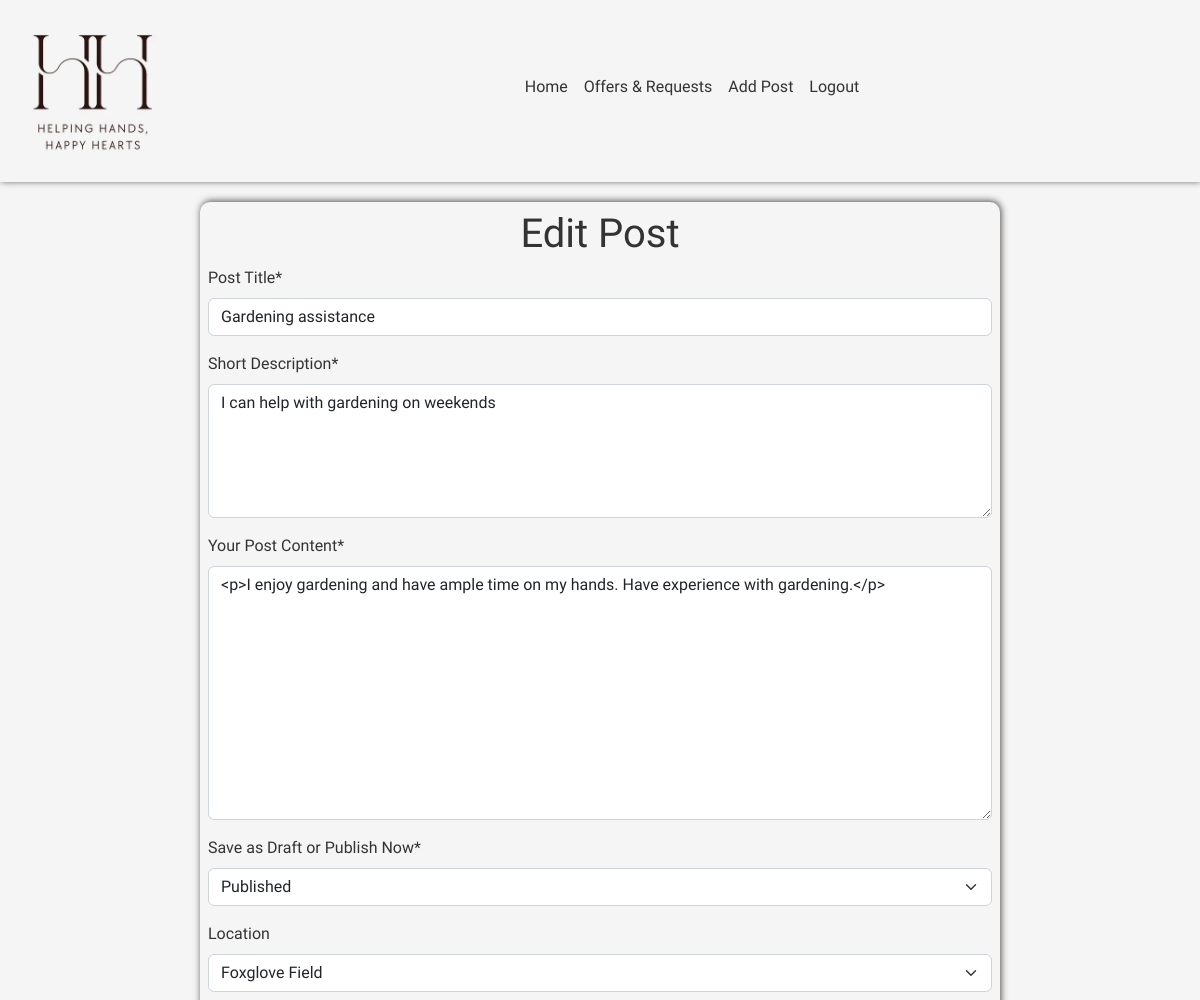
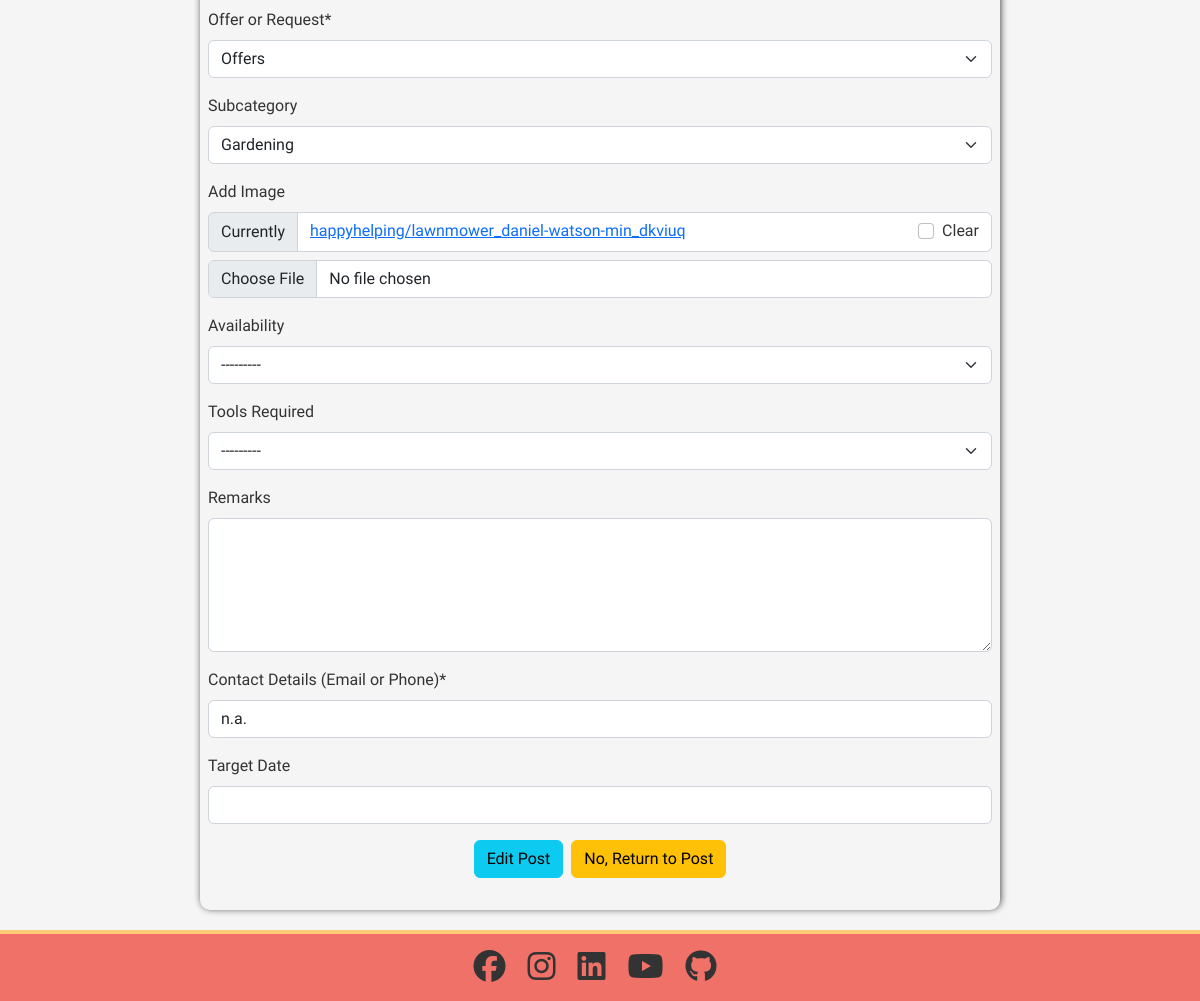
Page /board/edit/gardening-assistance/ (signed in) on the committed database (2 pictures, top to bottom).
### board/models.py (models this page shows, shortened)
class Post(models.Model):
    author = models.ForeignKey(
        User, related_name="post_owner", on_delete=models.CASCADE
    )
    title = models.CharField(max_length=40, null=False, blank=False)
    slug = AutoSlugField(populate_from="title", always_update=True, unique=True)
    excerpt = models.CharField(max_length=100, null=False, blank=False)
    content = RichTextField(max_length=5000, null=False, blank=False)
    published_date = models.DateTimeField(auto_now_add=True)
    edited_date = models.DateTimeField(auto_now=True)
    status = models.IntegerField(choices=STATUS, default=0)
    location = models.ForeignKey(
        Location,
        related_name="post_location",
        null=True,
        blank=True,
        on_delete=models.SET_NULL,
    )
    category = models.ForeignKey(
        Category,
        related_name="post_category",
        null=False,
        blank=False,
        on_delete=models.CASCADE,
    )
    subcategory = models.ForeignKey(
        Subcategory,
        related_name="post_subcategory",
        null=True,
        blank=True,
        on_delete=models.SET_NULL,
    )
    post_image = ResizedImageField(
        size=[400, None],
        upload_to="happyhelping/",
        null=True,
        blank=True,
        quality=75,
        force_format="webp",
    )
    availability = models.CharField(
        max_length=20, choices=AVAILABILITY_CHOICES, null=True, blank=True
    )
    tools_required = models.CharField(
        max_length=50, choices=TOOLS_REQUIRED, null=True, blank=True
    )
    remarks = models.TextField(max_length=250, null=True, blank=True)
    contact_details = models.CharField(max_length=250, null=False, blank=False)
    target_date = models.DateField(null=True, blank=True)
    likes = models.ManyToManyField(User, blank=True, related_name="liked_post")
    class Meta:
        ordering = ["-published_date"]

class Location(models.Model):
    LOCATION = [
        ("AA", "Arkenstone Avenue"),
        ("BB", "Buckleberry Bend"),
        ("CC", "Cobblestone Crossing"),
        ("EE", "Elderberry End"),
        ("FF", "Foxglove Field"),
        ("HH", "Harvest Hollow"),
        ("MM", "Marigold Mews"),
        ("OO", "Old Oak End"),
        ("PP", "Primrose Path"),
        ("RR", "Redleaf Rise"),
        ("SS", "Shirebrook Springs"),
        ("WW", "Windrush Way"),
    ]
    location = models.CharField(max_length=50, choices=LOCATION)
    def __str__(self):
        return (
            self.get_location_display()
        )  # get_location_display returns "human-readable" value

### board/views.py (the view, shortened to what this page needs)
# urls.py: path("edit/<slug:slug>/", views.EditPost.as_view(), name="edit_post"),
class EditPost(LoginRequiredMixin, UserPassesTestMixin, UpdateView):
    template_name = "board/edit_post.html"
    model = Post
    form_class = PostForm
    def test_func(self):
        return self.request.user == self.get_object().author
    def get_context_data(self, **kwargs):
        kwargs.update({"post": self.object})
        return super(EditPost, self).get_context_data(**kwargs)

### board/models.py (called while the page is built)
    def __str__(self):
        return (
            self.get_category_display()
        )  # get_category_display returns "human-readable" value

    def __str__(self):
        return (
            self.get_subcategory_display()
        )  # get_subcategory_display returns "human-readable" value

### board/templates/board/edit_post.html (shortened to what this page needs)
{% extends 'base.html' %}
{% load i18n %}
{% load crispy_forms_tags %}
{% block content %}
<div class="container-fluid">
    <div class="row">
        <div class="col-xs-12 col-sm-10 col-xl-8 form p-2">
            <form method="POST" enctype="multipart/form-data">
                <h1 class="text-center">Edit Post</h1>
                {{ form|crispy }}
                <div class="d-flex flex-wrap justify-content-center gap-2 mb-4">
                    <input type="submit" value="Edit Post" class="btn btn-info col-xs-8 col-s-6">
                    <a href="{% url 'post_detail' post.slug %}" class="btn btn-warning col-xs-8 col-s-6">No, Return to Post</a>
                </div>
            </form>
        </div>
    </div>
</div>
{% endblock %}

### templates/base.html (shortened to what this page needs)
{% load static %}
<!DOCTYPE html>
<html lang="en">
<head>
    {% block extra_css %}
    <link href="https://cdn.jsdelivr.net/npm/bootstrap@5.2.3/dist/css/bootstrap.min.css" rel="stylesheet">
    <link rel="stylesheet" href="{% static '/css/base.css' %}">
    {% endblock %}
</head>
<body>
    {% include 'includes/header.html' %}
    <main>
        {% block content %}
        {% endblock %}
    </main>
    {% include 'includes/footer.html' %}
</body>
</html>

### templates/includes/header.html (shortened to what this page needs)
{% load static %}
<header>
  {% with request.resolver_match.url_name as url_name %}
  <nav class="navbar navbar-expand-lg">
    <div class="container-fluid d-flex">
      <a class="navbar-brand p-1 flex-grow-1" href="{% url 'home' %}"><img src="{% static 'images/logo.webp' %}"
          alt="Helping Hands, Happy Hearts Logo" class="logo"></a>
      <div class="collapse navbar-collapse" id="navbarNav">
        <ul class="navbar-nav p-1 me-auto mb-2">
          <li class="nav-item">
            <a class="nav-link {% if url_name == 'home' %}active{% endif %}" aria-current="page" href="{% url 'home' %}">Home</a>
          </li>
          <li class="nav-item">
            <a class="nav-link {% if url_name == 'board' %}active{% endif %}" aria-current="page" href="{% url 'board' %}">Offers & Requests</a>
          </li>
          {% if request.user.is_authenticated %}
          <li class="nav-item">
            <a class="nav-link {% if url_name == 'add_post' %}active{% endif %}" aria-current="page" href="{% url 'add_post' %}">Add Post</a>
          </li>
          <li class="nav-item">
            <a class="nav-link {% if url_name == 'account_logout' %}active{% endif %}" href="/accounts/logout">Logout</a>
          </li>
          {% endif %}
        </ul>
      </div>
    </div>
  </nav>
  {% endwith %}
</header>

### templates/includes/footer.html
{% load static %}
<footer>
    <div class="container-fluid d-flex justify-content-center mt-sm-2 mt-md-3">
        <ul class="list-inline">
            <li class="list-inline-item">
                <a href="https://www.facebook.com/" target="_blank" rel="noopener" aria-label="visit our facebook page (opens in a new tab)"><i
                        class="fa-brands fa-facebook fa-2x"></i></a>
            </li>
            <li class="list-inline-item">
                <a href="https://www.instagram.com/" target="_blank" rel="noopener"
                    aria-label="visit our instagram page (opens in a new tab)"><i
                    class="fa-brands fa-instagram fa-2x"></i></a>
            </li>
            <li class="list-inline-item">
                <a href="https://www.linkedin.com/" target="_blank" rel="noopener" aria-label="visit our linkedin page (opens in a new tab)"><i
                        class="fa-brands fa-linkedin fa-2x"></i></a>
            </li>
            <li class="list-inline-item">
                <a href="#" target="_blank" rel="noopener"
                    aria-label="visit our youtube channel (opens in a new tab)"><i class="fa-brands fa-youtube fa-2x"></i></a>
            </li>
            <li class="list-inline-item">
                <a href="https://github.com/g-omarsdottir/helping-hands-happy-hearts" target="_blank" rel="noopener"
                    aria-label="visit the website developer's github page (opens in a new tab)"><i
                        class="fa-brands fa-github fa-2x"></i></a>
            </li>
        </ul>
    </div>
</footer>

### static/css/base.css (style rules this page uses)
:root { --black: #333333; --off-white: #F5F5F5; --warm-white: #FEF9EF; --coral: #F07167; --blue: #227C9D; --yellow: #FFCB77; --blue-box-shadow: 1px -1px 7px 0 rgba(34, 124, 157, 0.75); --black-box-shadow: 1px -1px 7px 0 #4E4A47; --border: 1px solid #4E4A47; }
* { margin: 0; padding: 0; box-sizing: border-box; font-family: "Work Sans", sans-serif; color: var(--black); }
html, body { height: 100%; }
body { display: flex; flex-direction: column; }
h1, h2, h3, h4, h5, h6 { font-family: "Montserrat", sans-serif; }
main { flex: 1 0 auto; background-color: var(--off-white); }
.navbar { background-color: var(--off-white); box-shadow: var(--black-box-shadow); }
a.nav-link { color: var(--black); align-items: baseline; }
img.logo { width: 10rem; }
.form { margin: 20px auto; box-shadow: var(--black-box-shadow); border-radius: 10px; display: block; }
footer { flex-shrink: 0; background-color: var(--coral); border-top: 4px solid var(--yellow); }
footer li a { margin-right: 10px; }

### rows in the picture
Post: title "Gardening assistance", excerpt "I can help with gardening on weekends", content "<p>I enjoy gardening and have ample time on my hands. Have experience with gardening.</p>", status "Published", category "Offers", subcategory "Gardening", availability "---------", tools_required "---------", contact_details "n.a."
Location: location "Foxglove Field"
